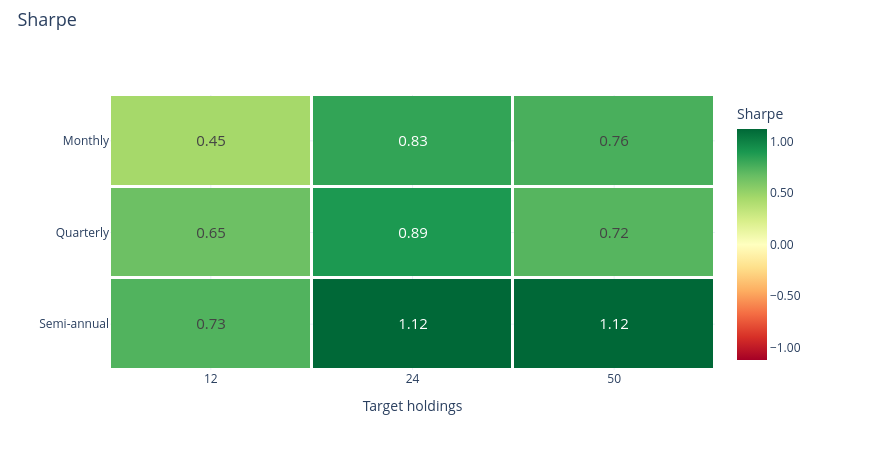

Notebook source saved alongside this figure:
### Markdown cell above
### Sharpe ratio

### Code cell
research.heatmap('sharpe')

### Figure 1 — Plotly figure (JSON) as saved in the notebook; plotly's stock layout.template omitted (floating-point values rounded to 4 significant figures)
{"data": [{"colorbar": {"tickformat": ".2f", "title": {"text": "Sharpe"}}, "colorscale": [[0.0, "rgb(165,0,38)"], [0.1, "rgb(215,48,39)"], [0.2, "rgb(244,109,67)"], [0.3, "rgb(253,174,97)"], [0.4, "rgb(254,224,139)"], [0.5, "rgb(255,255,191)"], [0.6, "rgb(217,239,139)"], [0.7, "rgb(166,217,106)"], [0.8, "rgb(102,189,99)"], [0.9, "rgb(26,152,80)"], [1.0, "rgb(0,104,55)"]], "text": [["0.45", "0.83", "0.76"], ["0.65", "0.89", "0.72"], ["0.73", "1.12", "1.12"]], "textfont": {"size": 15}, "texttemplate": "%{text}", "type": "heatmap", "x": ["12", "24", "50"], "xgap": 3, "y": ["Monthly", "Quarterly", "Semi-annual"], "ygap": 3, "z": [[0.4497, 0.8263, 0.7576], [0.648, 0.8902, 0.7205], [0.7347, 1.121, 1.12]], "zmax": 1.121, "zmid": 0.0, "zmin": -1.121}], "layout": {"height": 450, "hovermode": "closest", "legend": {"font": {"size": 12}, "itemclick": "toggle", "itemdoubleclick": "toggleothers", "x": 1.025, "y": 1}, "margin": {"b": 80, "l": 110, "r": 155, "t": 95}, "title": {"font": {"size": 18}, "text": "Sharpe", "x": 0.02, "y": 0.97}, "width": 870, "xaxis": {"title": {"text": "Target holdings"}}, "yaxis": {"autorange": "reversed"}}}
